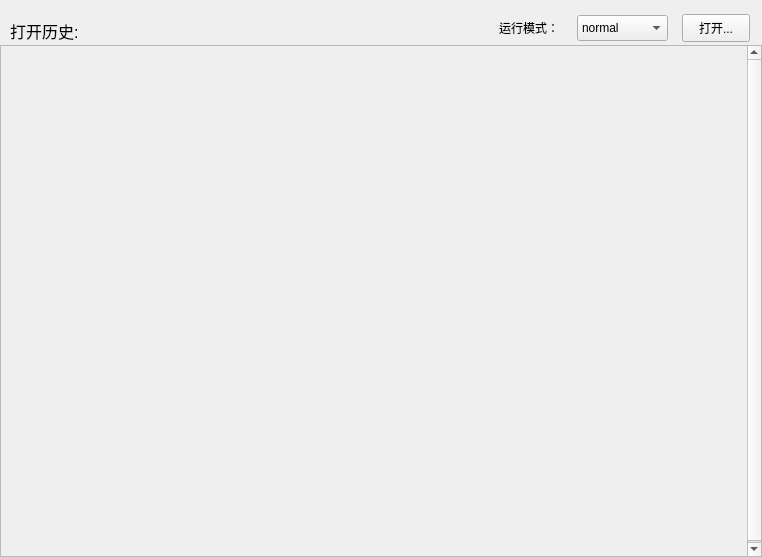
<?xml version="1.0" encoding="UTF-8"?>
<ui version="4.0">
 <class>StartWindow</class>
 <widget class="QWidget" name="StartWindow">
  <property name="geometry">
   <rect>
    <x>0</x>
    <y>0</y>
    <width>762</width>
    <height>557</height>
   </rect>
  </property>
  <property name="sizePolicy">
   <sizepolicy hsizetype="Fixed" vsizetype="Fixed">
    <horstretch>0</horstretch>
    <verstretch>0</verstretch>
   </sizepolicy>
  </property>
  <property name="minimumSize">
   <size>
    <width>50</width>
    <height>557</height>
   </size>
  </property>
  <property name="maximumSize">
   <size>
    <width>762</width>
    <height>557</height>
   </size>
  </property>
  <property name="windowTitle">
   <string>Form</string>
  </property>
  <layout class="QVBoxLayout" name="verticalLayout">
   <property name="spacing">
    <number>0</number>
   </property>
   <property name="leftMargin">
    <number>0</number>
   </property>
   <property name="topMargin">
    <number>0</number>
   </property>
   <property name="rightMargin">
    <number>0</number>
   </property>
   <property name="bottomMargin">
    <number>0</number>
   </property>
   <item>
    <widget class="QWidget" name="widget" native="true">
     <property name="sizePolicy">
      <sizepolicy hsizetype="Preferred" vsizetype="Expanding">
       <horstretch>0</horstretch>
       <verstretch>0</verstretch>
      </sizepolicy>
     </property>
     <layout class="QVBoxLayout" name="verticalLayout_2">
      <property name="spacing">
       <number>0</number>
      </property>
      <property name="leftMargin">
       <number>0</number>
      </property>
      <property name="topMargin">
       <number>0</number>
      </property>
      <property name="rightMargin">
       <number>0</number>
      </property>
      <property name="bottomMargin">
       <number>0</number>
      </property>
      <item>
       <widget class="QWidget" name="head" native="true">
        <property name="sizePolicy">
         <sizepolicy hsizetype="Preferred" vsizetype="Preferred">
          <horstretch>0</horstretch>
          <verstretch>0</verstretch>
         </sizepolicy>
        </property>
        <property name="minimumSize">
         <size>
          <width>0</width>
          <height>45</height>
         </size>
        </property>
        <property name="maximumSize">
         <size>
          <width>16777215</width>
          <height>45</height>
         </size>
        </property>
        <property name="styleSheet">
         <string notr="true"/>
        </property>
        <widget class="QLabel" name="label">
         <property name="geometry">
          <rect>
           <x>10</x>
           <y>20</y>
           <width>111</width>
           <height>21</height>
          </rect>
         </property>
         <property name="font">
          <font>
           <pointsize>12</pointsize>
          </font>
         </property>
         <property name="text">
          <string>打开历史:</string>
         </property>
        </widget>
        <widget class="QPushButton" name="button_open">
         <property name="geometry">
          <rect>
           <x>682</x>
           <y>14</y>
           <width>68</width>
           <height>28</height>
          </rect>
         </property>
         <property name="minimumSize">
          <size>
           <width>0</width>
           <height>28</height>
          </size>
         </property>
         <property name="maximumSize">
          <size>
           <width>68</width>
           <height>16777215</height>
          </size>
         </property>
         <property name="styleSheet">
          <string notr="true"/>
         </property>
         <property name="text">
          <string>打开...</string>
         </property>
        </widget>
        <widget class="QComboBox" name="comboBoxMod">
         <property name="geometry">
          <rect>
           <x>577</x>
           <y>15</y>
           <width>91</width>
           <height>26</height>
          </rect>
         </property>
         <item>
          <property name="text">
           <string>normal</string>
          </property>
         </item>
         <item>
          <property name="text">
           <string>read</string>
          </property>
         </item>
        </widget>
        <widget class="QLabel" name="label_2">
         <property name="geometry">
          <rect>
           <x>499</x>
           <y>18</y>
           <width>71</width>
           <height>20</height>
          </rect>
         </property>
         <property name="text">
          <string>运行模式：</string>
         </property>
        </widget>
       </widget>
      </item>
      <item>
       <widget class="QScrollArea" name="history_scroll">
        <property name="sizeAdjustPolicy">
         <enum>QAbstractScrollArea::AdjustToContents</enum>
        </property>
        <property name="widgetResizable">
         <bool>true</bool>
        </property>
        <widget class="QWidget" name="history_container">
         <property name="geometry">
          <rect>
           <x>0</x>
           <y>0</y>
           <width>739</width>
           <height>512</height>
          </rect>
         </property>
         <property name="sizePolicy">
          <sizepolicy hsizetype="Preferred" vsizetype="Fixed">
           <horstretch>0</horstretch>
           <verstretch>0</verstretch>
          </sizepolicy>
         </property>
         <property name="minimumSize">
          <size>
           <width>50</width>
           <height>512</height>
          </size>
         </property>
         <property name="styleSheet">
          <string notr="true"/>
         </property>
        </widget>
       </widget>
      </item>
     </layout>
    </widget>
   </item>
  </layout>
 </widget>
 <resources>
  <include location="../QtRes/styles/darkstyle.qrc"/>
 </resources>
 <connections/>
</ui>
